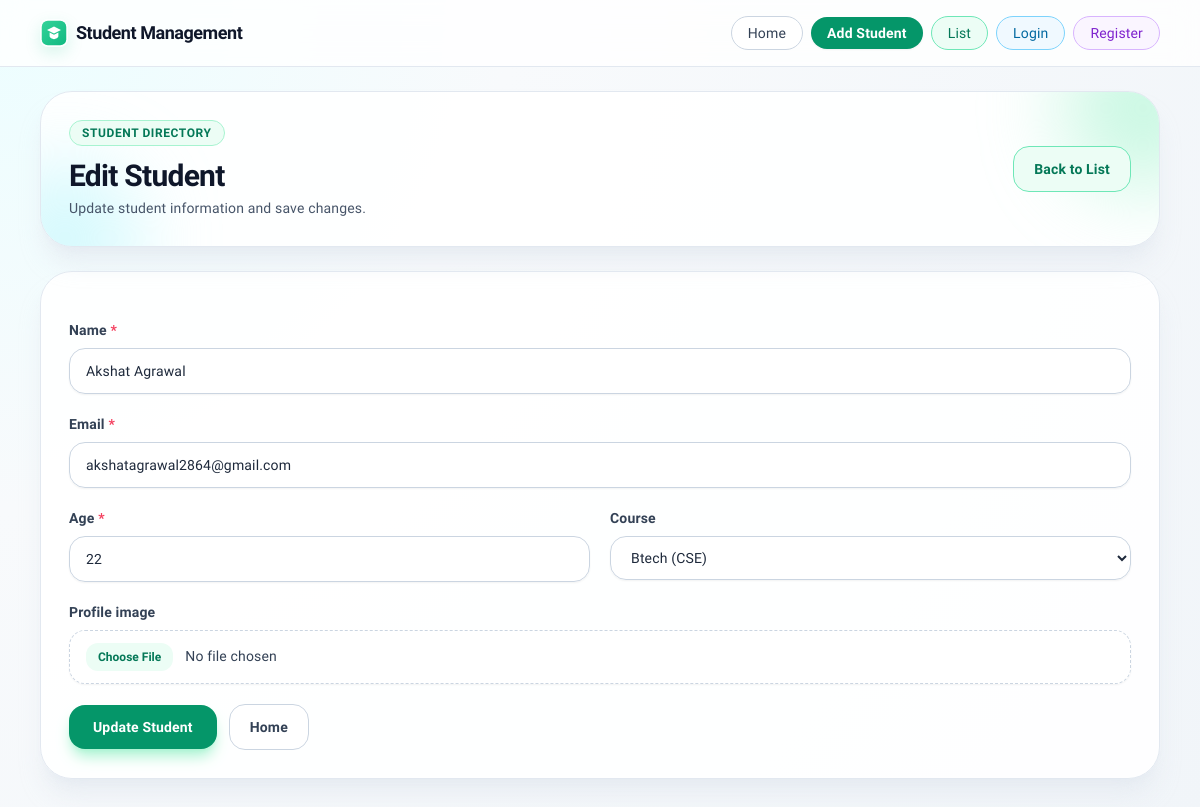
Page /edit/4/ on the committed database.
### students/models.py (models this page shows, shortened)
class Student(models.Model):
    name = models.CharField(max_length=100)
    email = models.EmailField()
    age = models.IntegerField()
    course = models.ForeignKey(Course, on_delete=models.CASCADE, null=True)
    created_by = models.ForeignKey(settings.AUTH_USER_MODEL, on_delete=models.CASCADE, null=True, blank=True)
    profile_image = models.ImageField(upload_to='students/profile_images/', blank=True, null=True)

### students/views.py (the view, shortened to what this page needs)
# urls.py: path('edit/<int:pk>/', views.StudentUpdateView.as_view(), name='edit_student'),
class StudentUpdateView(UpdateView):
    model = Student
    form_class = StudentForm
    template_name = "student_form.html"
    success_url = reverse_lazy("student_list")
    def get_context_data(self, **kwargs):
        context = super().get_context_data(**kwargs)
        context["form_title"] = "Edit Student"
        context["submit_label"] = "Update Student"
        context["form_subtitle"] = "Update student information and save changes."
        return context

### students/models.py (called while the page is built)
    def __str__(self):
        return self.name

### students/templates/student_form.html (shortened to what this page needs)
{% extends "base.html" %}
{% block content %}
<section class="space-y-6">
    <div class="relative overflow-hidden rounded-[2rem] border border-slate-200 bg-white/90 p-7 shadow-xl shadow-slate-200/70">
        <div class="pointer-events-none absolute -right-16 -top-16 h-40 w-40 rounded-full bg-emerald-200/60 blur-2xl"></div>
        <div class="pointer-events-none absolute -bottom-16 -left-12 h-36 w-36 rounded-full bg-cyan-200/50 blur-2xl"></div>
        <div class="relative flex flex-wrap items-center justify-between gap-4">
            <div>
                <span class="inline-block rounded-full border border-emerald-200 bg-emerald-50 px-3 py-1 text-xs font-semibold uppercase tracking-wider text-emerald-700">
                    Student Directory
                </span>
                <h1 class="mt-3 text-3xl font-extrabold tracking-tight text-slate-900">
                    {% if form_title %}
                        {{ form_title }}
                    {% elif object %}
                        Edit Student
                    {% else %}
                        Add Student
                    {% endif %}
                </h1>
                <p class="mt-1 text-sm text-slate-600">
                    {% if form_subtitle %}
                        {{ form_subtitle }}
                    {% elif object %}
                        Update student information and save changes.
                    {% else %}
                        Fill student details to add a new record.
                    {% endif %}
                </p>
            </div>
            <a href="{% url 'student_list' %}" class="inline-flex items-center justify-center rounded-2xl border border-emerald-300 bg-emerald-50 px-5 py-3 text-sm font-bold text-emerald-700 transition hover:bg-emerald-100">
                Back to List
            </a>
        </div>
    </div>
    <div class="overflow-hidden rounded-[2rem] border border-slate-200 bg-white/90 p-7 shadow-xl shadow-slate-200/70">
        <form method="POST" enctype="multipart/form-data" class="space-y-5" novalidate>
            <div class="grid grid-cols-1 gap-5 md:grid-cols-2">
            {% for field in form %}
            <div class="{% if field.name == 'name' or field.name == 'email' or field.name == 'profile_image' %}md:col-span-2{% else %}md:col-span-1{% endif %}">
                <label for="{{ field.id_for_label }}" class="mb-2 block text-sm font-semibold text-slate-700">
                    {{ field.label }}
                    {% if field.field.required %}
                    <span class="text-rose-500">*</span>
                    {% endif %}
                </label>
                {{ field }}
            </div>
            {% endfor %}
            </div>
            <div class="mt-2 flex flex-wrap items-center gap-3">
                <button type="submit" class="inline-flex items-center justify-center rounded-2xl bg-emerald-600 px-6 py-3 text-sm font-bold text-white shadow-lg shadow-emerald-200 transition hover:-translate-y-0.5 hover:bg-emerald-700">
                {% if submit_label %}
                    {{ submit_label }}
                {% elif object %}
                    Update Student
                {% else %}
                    Save Student
                {% endif %}
                </button>
                <a href="{% url 'home' %}" class="inline-flex items-center justify-center rounded-2xl border border-slate-300 bg-white px-5 py-3 text-sm font-semibold text-slate-700 transition hover:bg-slate-50">
                    Home
                </a>
            </div>
        </form>
    </div>
</section>
{% endblock %}

### students/static/students/css/style.css (style rules this page uses)
:root { --brand-ring: rgba(16, 185, 129, 0.15); }
body { letter-spacing: 0.01em; }

### rows in the picture
Student: form "Akshat Agrawal" "akshatagrawal2864@gmail.com" "22" "Btech (CSE)"

### other values in the picture
{{ field.label }} "Name" "Email" "Age" "Course" "Profile image"
{{ submit_label }} "Update Student"
